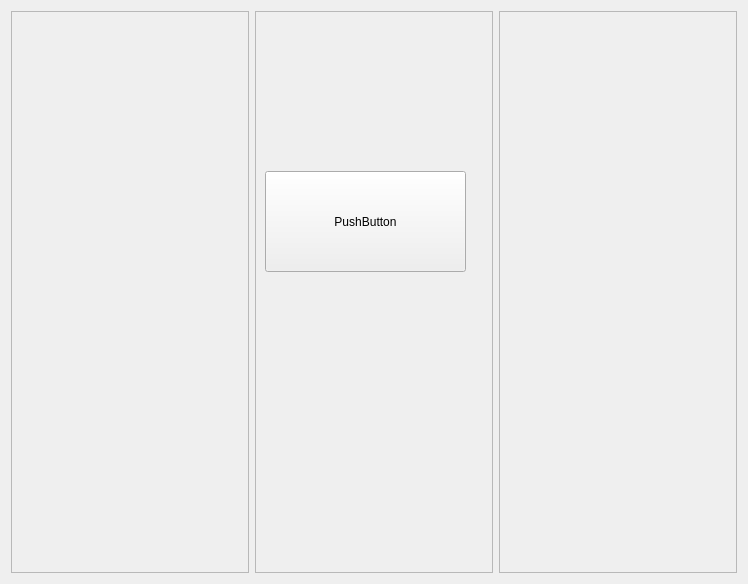
<?xml version="1.0" encoding="UTF-8"?>
<ui version="4.0">
 <class>Game</class>
 <widget class="QWidget" name="Game">
  <property name="geometry">
   <rect>
    <x>0</x>
    <y>0</y>
    <width>748</width>
    <height>584</height>
   </rect>
  </property>
  <property name="windowTitle">
   <string>Form</string>
  </property>
  <layout class="QHBoxLayout" name="horizontalLayout">
   <item>
    <widget class="QFrame" name="frame">
     <property name="frameShape">
      <enum>QFrame::StyledPanel</enum>
     </property>
     <property name="frameShadow">
      <enum>QFrame::Raised</enum>
     </property>
    </widget>
   </item>
   <item>
    <widget class="QFrame" name="frame_2">
     <property name="frameShape">
      <enum>QFrame::StyledPanel</enum>
     </property>
     <property name="frameShadow">
      <enum>QFrame::Raised</enum>
     </property>
     <widget class="QPushButton" name="pushButton">
      <property name="geometry">
       <rect>
        <x>10</x>
        <y>160</y>
        <width>201</width>
        <height>101</height>
       </rect>
      </property>
      <property name="text">
       <string>PushButton</string>
      </property>
     </widget>
    </widget>
   </item>
   <item>
    <widget class="QFrame" name="frame_3">
     <property name="frameShape">
      <enum>QFrame::StyledPanel</enum>
     </property>
     <property name="frameShadow">
      <enum>QFrame::Raised</enum>
     </property>
    </widget>
   </item>
  </layout>
 </widget>
 <resources/>
 <connections/>
</ui>
